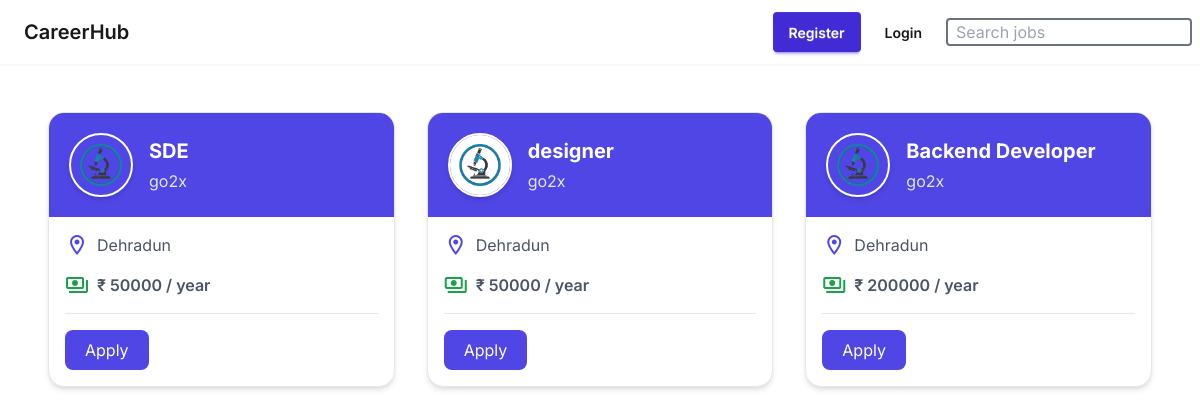
The page / on the database its author committed.
### myapp/models.py (models this page shows, shortened)
class Job(models.Model):
    title = models.CharField(max_length=255)
    companyName = models.CharField(max_length=255)
    location = models.CharField(max_length=255)
    salary = models.IntegerField()
    logo = models.ImageField(upload_to='logos/', null=True, blank=True)

### myapp/views.py (the view)
# urls.py: 2. Add a URL to urlpatterns:  path('', views.home, name='home')
def home(request):
    query = request.GET.get('query', '')  # Get the search query from the GET parameters
    jobs = Job.objects.all()
    if query:
        jobs = jobs.filter(
            Q(title__icontains=query) |
            Q(companyName__icontains=query) |
            Q(location__icontains=query)
        )
    return render(request, 'index.html', {'jobs': jobs, 'query': query})

### myapp/templates/index.html (shortened to what this page needs)
{% extends 'base.html' %}
{% load static %}
{% block content %}
  <section id="job-results" class="max-w-6xl mx-auto px-6 pb-16 mt-12" aria-live="polite">
    {% if jobs %}
      <div class="grid grid-cols-1 md:grid-cols-2 lg:grid-cols-3 gap-8">
        {% for job in jobs %}
          <div class="job-card bg-white rounded-2xl shadow-md hover:shadow-xl transition duration-300 border border-gray-200 overflow-hidden">
            <div class="bg-indigo-600 p-5 flex items-center gap-4">
              {% if job.logo %}
                <img src="{{ job.logo.url }}" alt="{{ job.companyName }} Logo" class="w-16 h-16 rounded-full object-cover border-2 border-white shadow-md" />
              {% else %}
                <div class="w-16 h-16 rounded-full bg-white/20 flex items-center justify-center text-white border-2 border-white">
                  <span class="material-icons-outlined">business</span>
                </div>
              {% endif %}
              <div>
                <h2 class="text-xl font-bold text-white">{{ job.title }}</h2>
                <p class="text-indigo-100 mt-1">{{ job.companyName }}</p>
              </div>
            </div>
            <div class="p-4 space-y-4">
              <div class="flex items-center gap-2 text-gray-600">
                <span class="material-icons-outlined text-indigo-600">location_on</span>
                <span>{{ job.location }}</span>
              </div>
              <div class="flex items-center gap-2 text-gray-600">
                <span class="material-icons-outlined text-green-600">payments</span>
                <span class="font-semibold">₹ {{ job.salary }} / year</span>
              </div>
              <hr />
              <div class="flex justify-between items-center">
                <button class="bg-indigo-600 hover:bg-indigo-700 text-white px-5 py-2 rounded-lg transition">Apply</button>
              </div>
            </div>
          </div>
        {% endfor %}
      </div>
    {% endif %}
  </section>
{% endblock %}

### myapp/templates/base.html (style rules this page uses)
body { font-family: 'Inter', sans-serif; }
.job-card { transition: box-shadow 150ms ease, transform 150ms ease; }

### rows shown on the page
Job: logo (picture), title "SDE", companyName "go2x", location "Dehradun", salary "50000"
Job: logo (picture), title "designer", companyName "go2x", location "Dehradun", salary "50000"
Job: logo (picture), title "Backend Developer", companyName "go2x", location "Dehradun", salary "200000"
